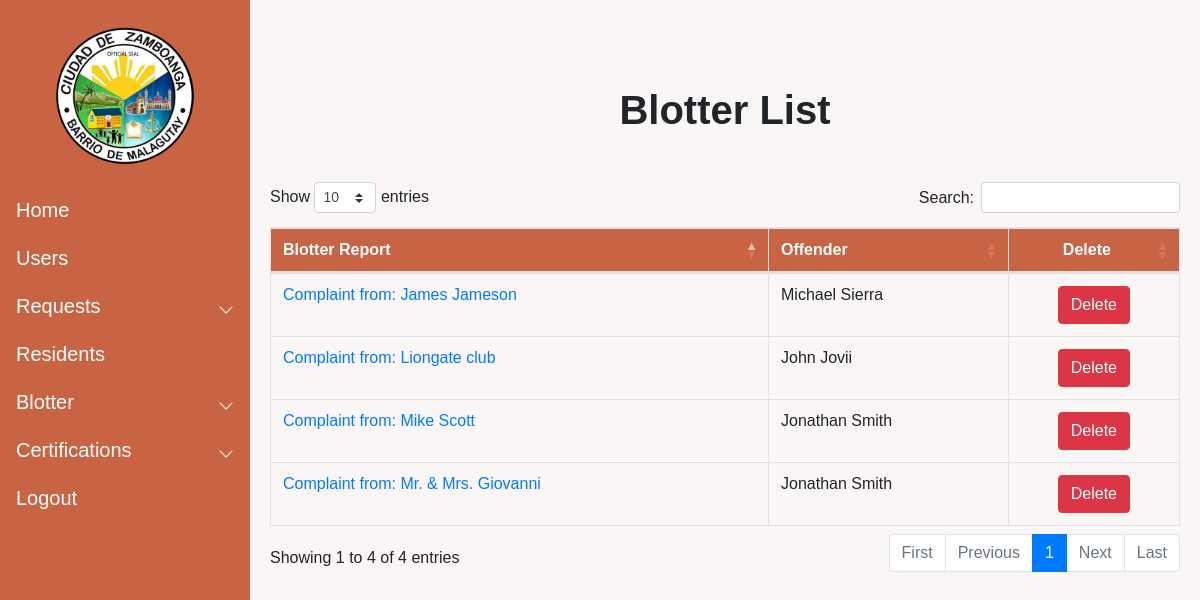
Before: /blotter_display/ (signed in) with the older database file.
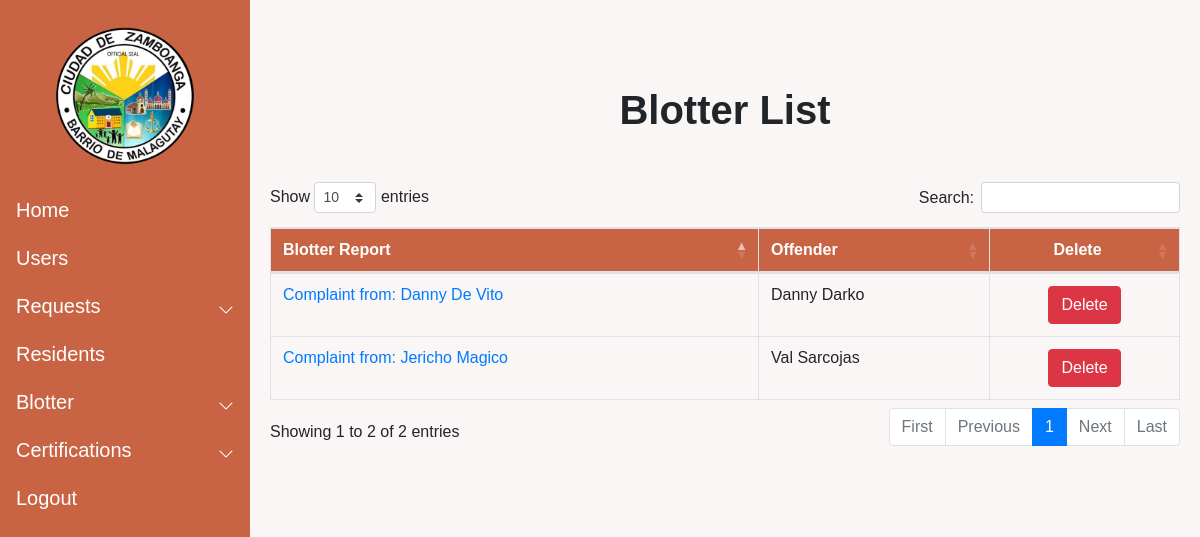
After: the same page with the newer database file.
### Blotter/models.py (models this page shows)
class Blotreport (models.Model):
    Offender = models.ForeignKey (Resident, null = True, blank=True, default = None, on_delete = models.CASCADE)
    Offender_unregistered = models.CharField(max_length=50, null=True, blank=True, verbose_name="Offender")
    Complainant = models.CharField (max_length = 50)
    Complaint = models.TextField(max_length = 1000)
    Facts = models.TextField(max_length=250)
    Unregistered = models.BooleanField(default = False)
    created_date = models.DateTimeField (auto_now_add=True)
    modified_date = models.DateTimeField (auto_now=True)

### Resident/models.py (models this page shows)
class Resident (models.Model):
    pic = models.ImageField(null=True, blank = True, verbose_name="Profile Picture", upload_to= "images/", default='images/default_pp.jpg')
    First_name = models.CharField(max_length=50)
    Last_name = models.CharField(max_length=50)
    Middle_name = models.CharField(max_length=50)
    Birthdate = models.DateField(auto_now_add=False, auto_now=False)
    Gender_choices = (
        ('Male','Male'),
        ('Female','Female')
        )
    Gender = models.CharField(max_length=100, choices=Gender_choices, default = "Not Specified")
    Contact = models.CharField(max_length=11)
    Phealthnone = 'None'
    Phealth_choices = (
        ('None', 'None'),
        ('Employed','Employed'),
        ('Voluntary','Voluntary'),
        ('OFW','OFW'),
        ('Sponsored','Sponsored'),
        ('Indigent','Indigent'),
        ('Lifetime','Lifetime'),
        ('Senior','Senior')
    )
    Philhealth_membership = models.CharField(max_length=100,choices=Phealth_choices,default=Phealthnone,verbose_name="Philhealth Membership Type")
    Cstatus_choices = (
        ('Single','Single'),
        ('Married','Married'),
        ('Separated','Separated'),
        ('Widowed','Widowed'),
        )
    Marital_status = models.CharField(max_length=100, choices = Cstatus_choices, default = "")
    Citizenship = models.CharField(max_length=100)
    Religion = models.CharField(max_length=100)
    Occupation = models.CharField(max_length=100, null=True, blank=True)
    Vac_choices = (
        ('Vaccinated','Vaccinated'),
        ('Unvaccinated','Unvaccinated')
    )
    Vaccination = models.CharField(max_length=100, choices = Vac_choices, verbose_name="Vaccination Status", default="")
    Address = models.TextField(max_length=250, verbose_name="Street Address")
    Blacklisted = models.BooleanField(default = False)
    created_date = models.DateTimeField(auto_now_add=True)
    modified_date = models.DateTimeField(auto_now=True)
    def __str__(self):
        return f'{self.First_name} {self.Last_name}'

### Blotter/views.py (the view)
# urls.py: path('blotter_display/', Blotter_display, name = "blotter_display"),
@login_required(login_url='login')
def Blotter_display(request):
    Blotter_obj = Blotreport.objects.all()
    context = {
        'Blotter_obj' : Blotter_obj
    }
    return render(request, "blotter/blotter_display.html", context = context)

### templates/blotter/blotter_display.html (shortened to what this page needs)
{%  extends 'base.html' %}
{% load static %}
{% block content %}
<h1 style="text-align: center;"><b>Blotter List</b></h1>
  <div class="container-fluid mt-5 mb-5">
        <table class = "table table-bordered table-hover mt-2 mb-5" id="Display">
          <thead>
              <tr>
                <th>Blotter Report</th>
                <th>Offender</th>
                <th style="text-align: center;">Delete</th>
            </tr>
          </thead>
          <tbody>
                {% for blot in Blotter_obj %}
                <tr>
                  <td><a href="{% url 'blotter_details' blot.id %}">Complaint from: {{blot.Complainant}}</a></td>
                  {% if blot.Unregistered == True %}
                  <td>{{blot.Offender_unregistered}}</td>
                  {% else %}
                  <td>{{blot.Offender}}</a></td>
                  {% endif %}
                  <td style="text-align: center;"><a href="{% url 'delete_report' blot.id %}" class="btn btn-danger" role="button">Delete</a></td>
                </tr>
                {% endfor %}
          </tbody>
        </table>
    </div>
{% endblock content %}

### templates/base.html (shortened to what this page needs)
<html>
    <head>
    </head>
    <body style="font-family: Arial, Helvetica, sans-serif; background-color: rgb(250, 246, 246);">
    {% load static %}
    <link rel="stylesheet" href="{% static 'css/nav.css' %}">
    <link href="https://cdn.jsdelivr.net/npm/bootstrap@5.1.3/dist/css/bootstrap.min.css" rel="stylesheet">
    <link rel="stylesheet" href="https://cdn.jsdelivr.net/npm/bootstrap-icons@1.8.1/font/bootstrap-icons.css">
    <link rel="stylesheet" href="https://cdnjs.cloudflare.com/ajax/libs/twitter-bootstrap/4.5.2/css/bootstrap.css" >
    <link rel="stylesheet" href="https://cdn.datatables.net/1.11.5/css/dataTables.bootstrap4.min.css">
    <div class="side-toggle">
    <button class="btn btn-secondary btn-lg active ms-4 mt-4"
    type="button" data-bs-toggle="offcanvas"
    data-bs-target="#offcanvasScrolling"
    aria-controls="offcanvasScrolling">Menu</button>
    </div>
    <div class="sidebar-wrapper">
      <div class="offcanvas offcanvas-start text-white" data-bs-scroll="true" data-bs-backdrop="false" tabindex="-1" id="offcanvasScrolling" aria-labelledby="offcanvasScrollingLabel">
        <div class="offcanvas-header mt-2 mr-1 pt-0 pb-0 pr-2">
        </div>
        <div class="offcanvas-header mx-auto mt-0 p-0 mb-3">
            <img src="{% static 'images/logo.png' %}" width="150px" height="150px">
        </div>
        <div class="offcanvas-body p-0">
            <nav class="navbar-dark">
                <ul class="navbar-nav">
                    <li><h5><a href = "/home" class="nav-link ps-3 active">Home</a></h5></li>
                    <li><h5><a href = "{% url 'users' %}" class="nav-link ps-3 active">Users</a></h5></li>
                    <li>
                        <a class="nav-link px-3 sidebar-link active" data-bs-toggle="collapse" href="#Request" role="button" aria-expanded="false" aria-controls="collapseExample"
                        style="display: flex; align-items: center;">
                            <span><h5>Requests</h5></span>
                            <span class="right-icon ms-auto"  style="display: inline-flex;"><i class="bi bi-chevron-down"></i></span>
                        </a>
                    </li>
                    <li><h5><a href = "/residents" class="nav-link ps-3 active">Residents</a></h5></li>
                    <li>
                        <a class="nav-link px-3 sidebar-link active" data-bs-toggle="collapse" href="#collapseExample" role="button" aria-expanded="false" aria-controls="collapseExample"
                        style="display: flex; align-items: center;">
                           <span><h5>Blotter</h5></span>
                           <span class="right-icon ms-auto"  style="display: inline-flex;"><i class="bi bi-chevron-down"></i></span>
                        </a>
                    </li>
                    <li>
                        <a class="nav-link px-3 sidebar-link active" data-bs-toggle="collapse" href="#collapseExample2" role="button" aria-expanded="false" aria-controls="collapseExample"
                        style="display: flex; align-items: center;">
                            <span><h5>Certifications</h5></span>
                            <span class="right-icon ms-auto"  style="display: inline-flex;"><i class="bi bi-chevron-down"></i></span>
                        </a>
                    </li>
                  <li><a href = "{% url 'logout' %}" class="nav-link px-3 active"><h5>Logout</h5></a></li>
                </ul>
            </nav>
          </div>
        </div>
      </div>
        <main class="main mt-3">
            {% block content %}
            {% endblock content %}
        </main>
</body>
</html>

### static/css/nav.css (style rules this page uses)
.sidebar-wrapper .offcanvas { width: 250px; border: none; background-color: #c86444; overflow: hidden; }
.sidebar-link { display: flex; align-items: center; }
.side-toggle .btn-secondary { background-color: #c86444 !important; border:none; }
@media (min-width: 992px) { body { overflow: auto !important; } }
@media (min-width: 992px) { .sidebar-wrapper .offcanvas { transform: none; visibility: visible !important; } }
@media (min-width: 992px) { main { margin-left: 255px; margin-right: 5px; } }

### templates/blotter/blotter_display.html (style rules this page uses)
thead { background-color: #c86444; border-color: none; color: white; }

Changed rows visible on the page:
removed Blotreport: Complainant "Mr. & Mrs. Giovanni", Offender "Jonathan Smith"
removed Blotreport: Complainant "Mike Scott", Offender "Jonathan Smith"
removed Blotreport: Complainant "James Jameson", Offender "Michael Sierra"
removed Blotreport: Complainant "Liongate club", Offender "John Jovii"
added Blotreport: Complainant "Jericho Magico", Offender "Val Sarcojas"
added Blotreport: Complainant "Danny De Vito", Offender_unregistered "Danny Darko"
Other visible differences:
text written by a page script: "Show entries Search: Showing 1 to 4 of 4 entries First Previous 1 Next Last" → "Show entries Search: Showing 1 to 2 of 2 entries First Previous 1 Next Last"
